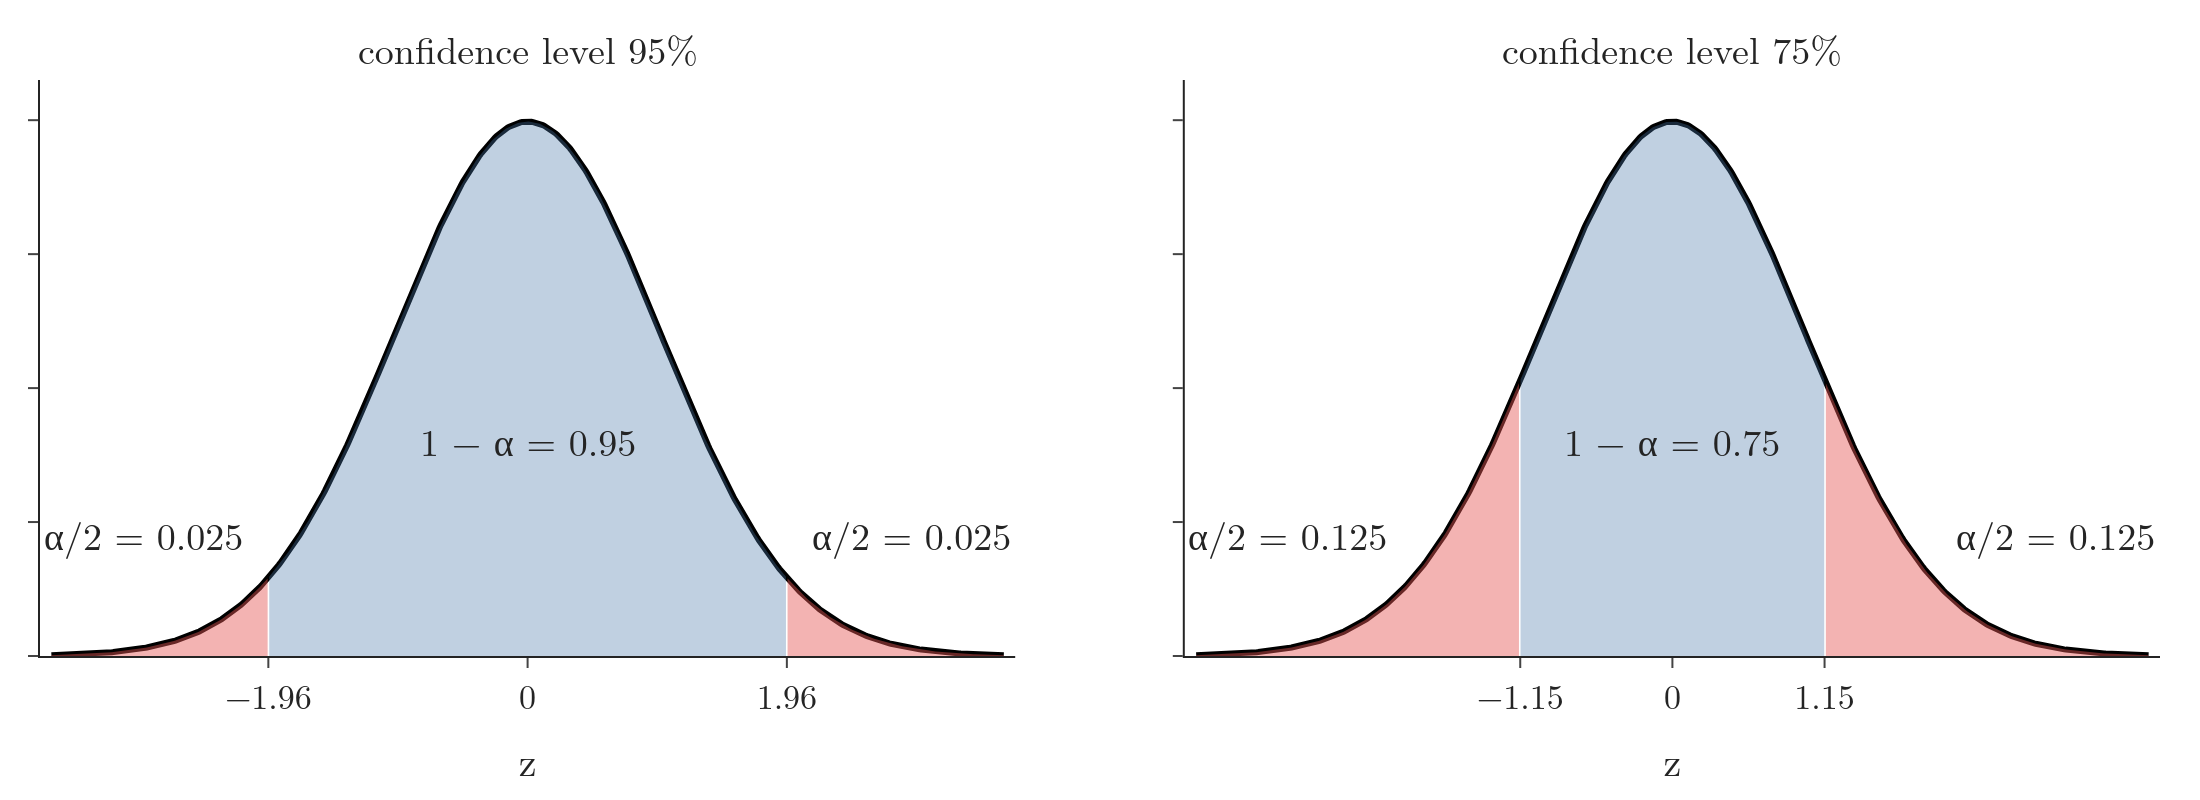

Recreate this plot in Python.
"""The standard normal curve with the middle 1 - alpha shaded and alpha/2 in each tail: 95% gives z = 1.96,
75% gives z = 1.15."""
from pathlib import Path
import numpy as np
from plotly.subplots import make_subplots
from scipy import stats

here = Path(__file__).parent
BLUE, RED = "#4C78A8", "#E45756"
z = np.linspace(-3.6, 3.6, 600)
levels = [0.95, 0.75]
fig = make_subplots(rows=1, cols=2, horizontal_spacing=0.08,
                    subplot_titles=[f"confidence level {int(c * 100)}%" for c in levels])
for i, c in enumerate(levels, start=1):
    zc = stats.norm.ppf((1 + c) / 2)
    tail = (1 - c) / 2
    fig.add_scatter(x=z, y=stats.norm.pdf(z), mode="lines", line=dict(color="black", width=3), row=1, col=i)
    mid = z[np.abs(z) <= zc]
    fig.add_scatter(x=mid, y=stats.norm.pdf(mid), fill="tozeroy", fillcolor="rgba(76,120,168,0.35)",
                    line=dict(width=0), row=1, col=i)
    for side in (-1, 1):
        tz = z[side * z >= zc]
        fig.add_scatter(x=tz, y=stats.norm.pdf(tz), fill="tozeroy", fillcolor="rgba(228,87,86,0.45)",
                        line=dict(width=0), row=1, col=i)
        fig.add_annotation(x=side * 2.9, y=0.09, text=f"α/2 = {tail:.3f}", showarrow=False, font_size=17,
                           row=1, col=i)
    fig.add_annotation(x=0, y=0.16, text=f"1 − α = {c:.2f}", showarrow=False, font_size=19, row=1, col=i)
    fig.update_xaxes(tickvals=[-zc, 0, zc], ticktext=[f"−{zc:.2f}", "0", f"{zc:.2f}"], title_text="z",
                     row=1, col=i)
fig.update_yaxes(showticklabels=False, range=[0, 0.43])
fig.update_annotations(font_size=19)
fig.update_layout(template="simple_white", width=1100, height=400, showlegend=False,
                  font=dict(family="Latin Modern Roman", size=17), margin=dict(l=20, r=20, t=40, b=50))
fig.write_image(here / "critical_values.png", scale=2)
fig.write_image(here / "critical_values.pdf")
